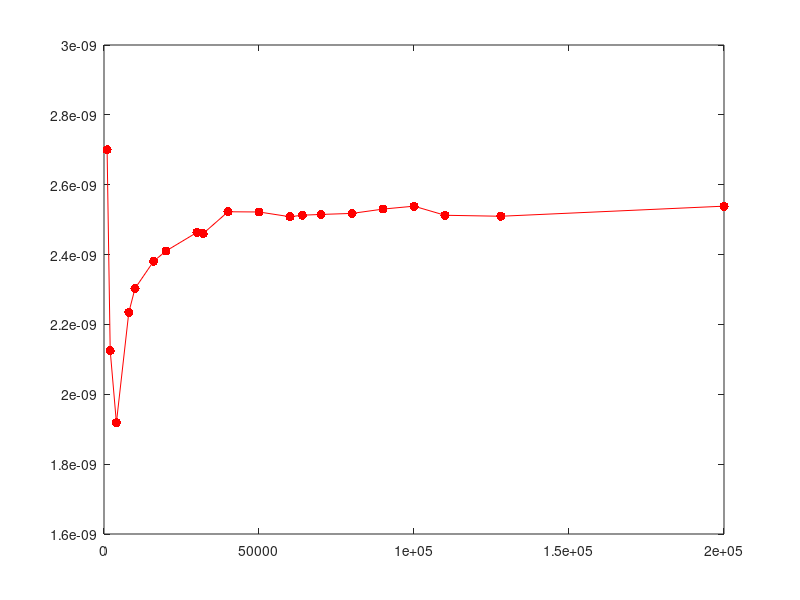
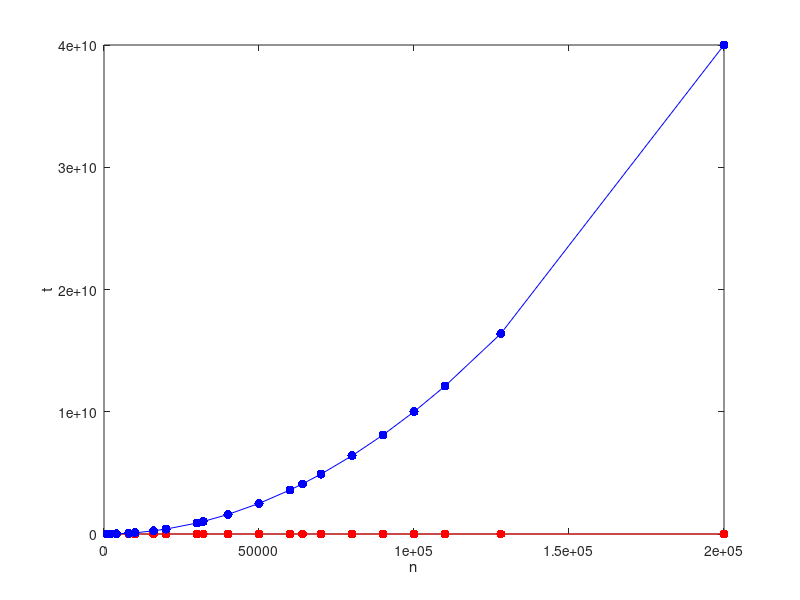

MATLAB code to generate these figures, in order:

Data = [ 1000	0.0027
2000	0.0085
4000	0.0307
8000	0.143
10000	0.2303
16000	0.6095
20000	0.9641
30000	2.2172
32000	2.5193
40000	4.0361
50000	6.3049
60000	9.0299
64000	10.2922
70000	12.3231
80000	16.1143
90000	20.4949
100000	25.3859
110000	30.4015
128000	41.1191
200000,  4*25.3859];


g = @(n) n.*n;

n = Data(:,1);
f = Data(:,2);
gn = g(n);

fg_ratio = f./gn;



figure(1)
plot(n,fg_ratio,'.-r', 'markersize',20)
figure(2)
plot(n,f,'.-r', 'markersize',20)
hold on
plot(n,g(n), '.-b', 'markersize',20)
xlabel('n')
ylabel('t');
% 
% hold off